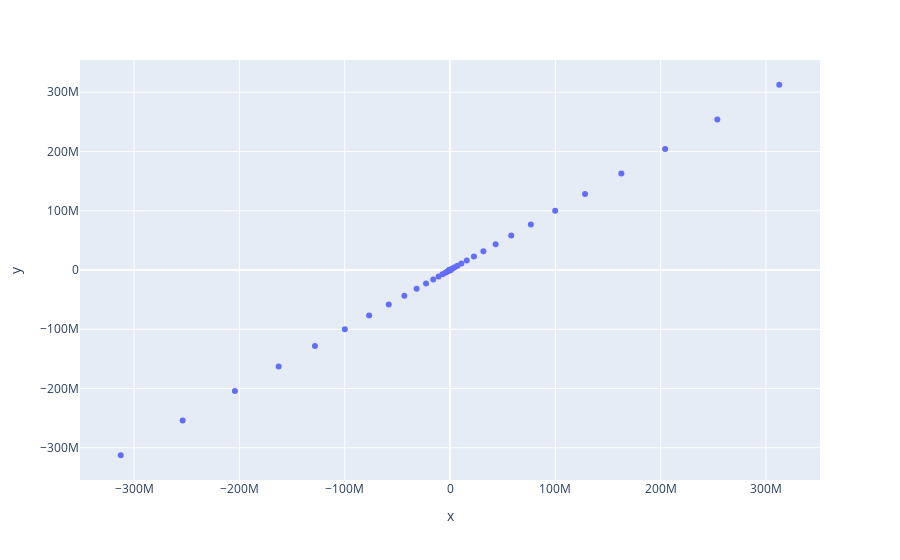

The cell this chart's notebook holds for it:
### Code cell
import numpy as np
import plotly.express as px

# x-axis data point
x = np.linspace(start=-50, stop=50)

# y-axis data points
y = x ** 5 + x ** 3

# define the plot
fig = px.scatter(x=y, y=y)

fig.show()
